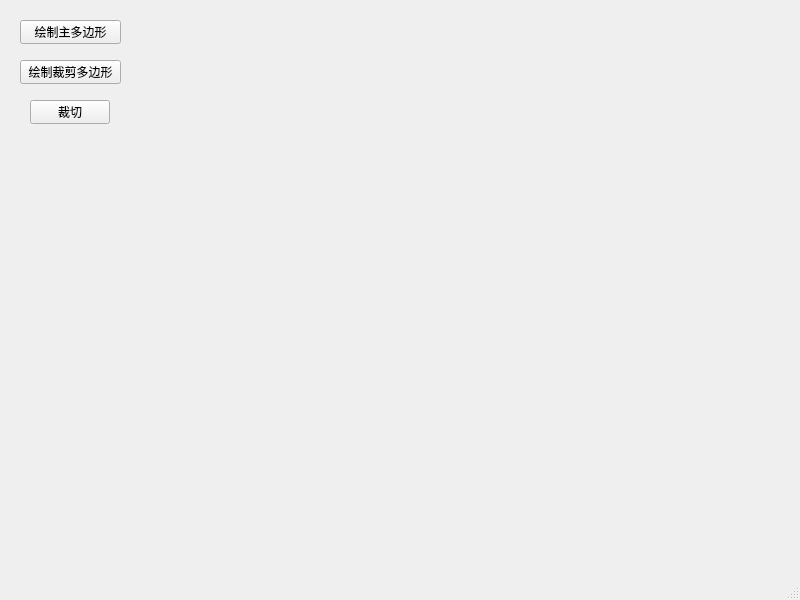
<?xml version="1.0" encoding="UTF-8"?>
<ui version="4.0">
 <class>MainWindow</class>
 <widget class="QMainWindow" name="MainWindow">
  <property name="geometry">
   <rect>
    <x>0</x>
    <y>0</y>
    <width>800</width>
    <height>600</height>
   </rect>
  </property>
  <property name="windowTitle">
   <string>MainWindow</string>
  </property>
  <widget class="QWidget" name="centralwidget">
   <widget class="QPushButton" name="SourceButton">
    <property name="geometry">
     <rect>
      <x>20</x>
      <y>20</y>
      <width>101</width>
      <height>24</height>
     </rect>
    </property>
    <property name="text">
     <string>绘制主多边形</string>
    </property>
   </widget>
   <widget class="QPushButton" name="WindowButton">
    <property name="geometry">
     <rect>
      <x>20</x>
      <y>60</y>
      <width>101</width>
      <height>24</height>
     </rect>
    </property>
    <property name="text">
     <string>绘制裁剪多边形</string>
    </property>
   </widget>
   <widget class="QPushButton" name="SaveButton">
    <property name="geometry">
     <rect>
      <x>30</x>
      <y>100</y>
      <width>80</width>
      <height>24</height>
     </rect>
    </property>
    <property name="text">
     <string>裁切</string>
    </property>
   </widget>
  </widget>
  <widget class="QMenuBar" name="menubar">
   <property name="geometry">
    <rect>
     <x>0</x>
     <y>0</y>
     <width>800</width>
     <height>21</height>
    </rect>
   </property>
  </widget>
  <widget class="QStatusBar" name="statusbar"/>
 </widget>
 <resources/>
 <connections/>
</ui>
